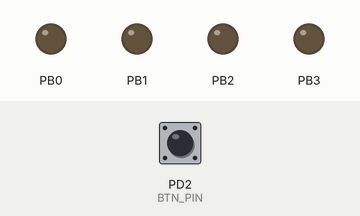
A program run on a simulated ATmega328P, built with avr-gcc and emulated at 16 MHz. On the bench: output pins drawn as LEDs (lit = HIGH). The inputs (shaded band) are chosen by the test bench; at power-on: PD2 (BTN_PIN) HIGH.

Above: at 1.2 s.
1.3 s: PD2 (BTN_PIN) pulled LOW for 0.15 s
At 1.8 s:
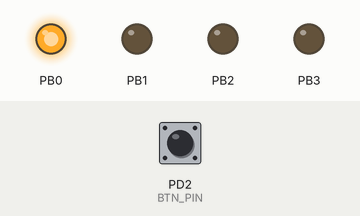
2.9 s: PD2 (BTN_PIN) pulled LOW for 1 s
At 4.2 s:
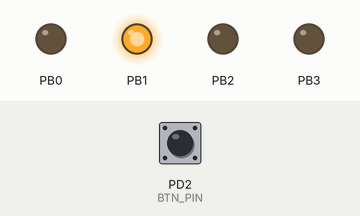
5.4 s: PD2 (BTN_PIN) pulled LOW for 0.15 s
At 6.1 s:
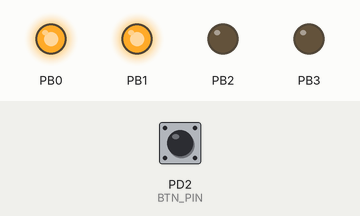
7.0 s: PD2 (BTN_PIN) pulled LOW for 3.2 s
At 7.3 s:
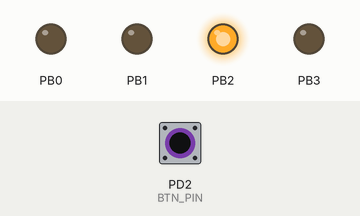
11.7 s: PD2 (BTN_PIN) pulled LOW for 0.15 s
At 12.1 s:
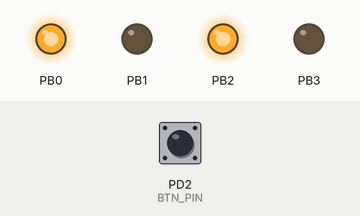
13.3 s: PD2 (BTN_PIN) pulled LOW for 1 s
At 14.5 s:
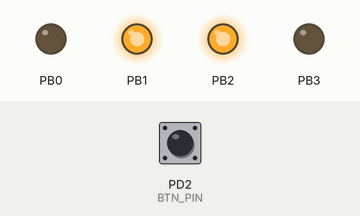
Timing chart, 0 to 16.3 s (numbered marks = the images above; inputs shaded):
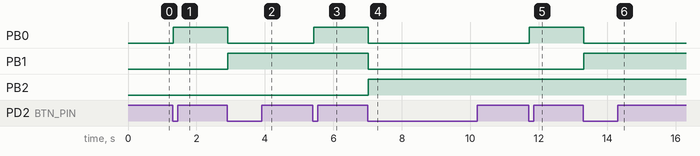

The program:

main.c
```c
#include <avr/io.h>
#include <util/delay.h>

#define BTN_PIN PD2
#define BTN_DOWN() (!(PIND & (1 << BTN_PIN)))


static void update_leds(uint8_t value)
{
    PORTB = (PORTB & 0xF0) | (value & 0x0F);
}

int main(void)
{
    uint8_t count = 0;

    DDRB |= 0x0F;
    update_leds(count);

    DDRD &= ~(1 << BTN_PIN);
    PORTD |= (1 << BTN_PIN);

    for (;;) {
        if (BTN_DOWN()) {
            _delay_ms(20);
            if (BTN_DOWN()) {
                count = (count >= 15) ? 0 : (uint8_t)(count + 1);
                update_leds(count);

                while (BTN_DOWN())
                    ;
                _delay_ms(20);
            }
        }
    }
}
```

Measured:
- after the input at 1.3 s, PB0: LOW → HIGH at once
- after the input at 2.9 s, PB0: HIGH → LOW at once; PB1: LOW → HIGH at once
- after the input at 5.4 s, PB0: LOW → HIGH at once
- after the input at 7.0 s, PB0, PB1: HIGH → LOW at once; PB2: LOW → HIGH at once
- after the input at 11.7 s, PB0: LOW → HIGH at once
- after the input at 13.3 s, PB0: HIGH → LOW at once; PB1: LOW → HIGH at once
